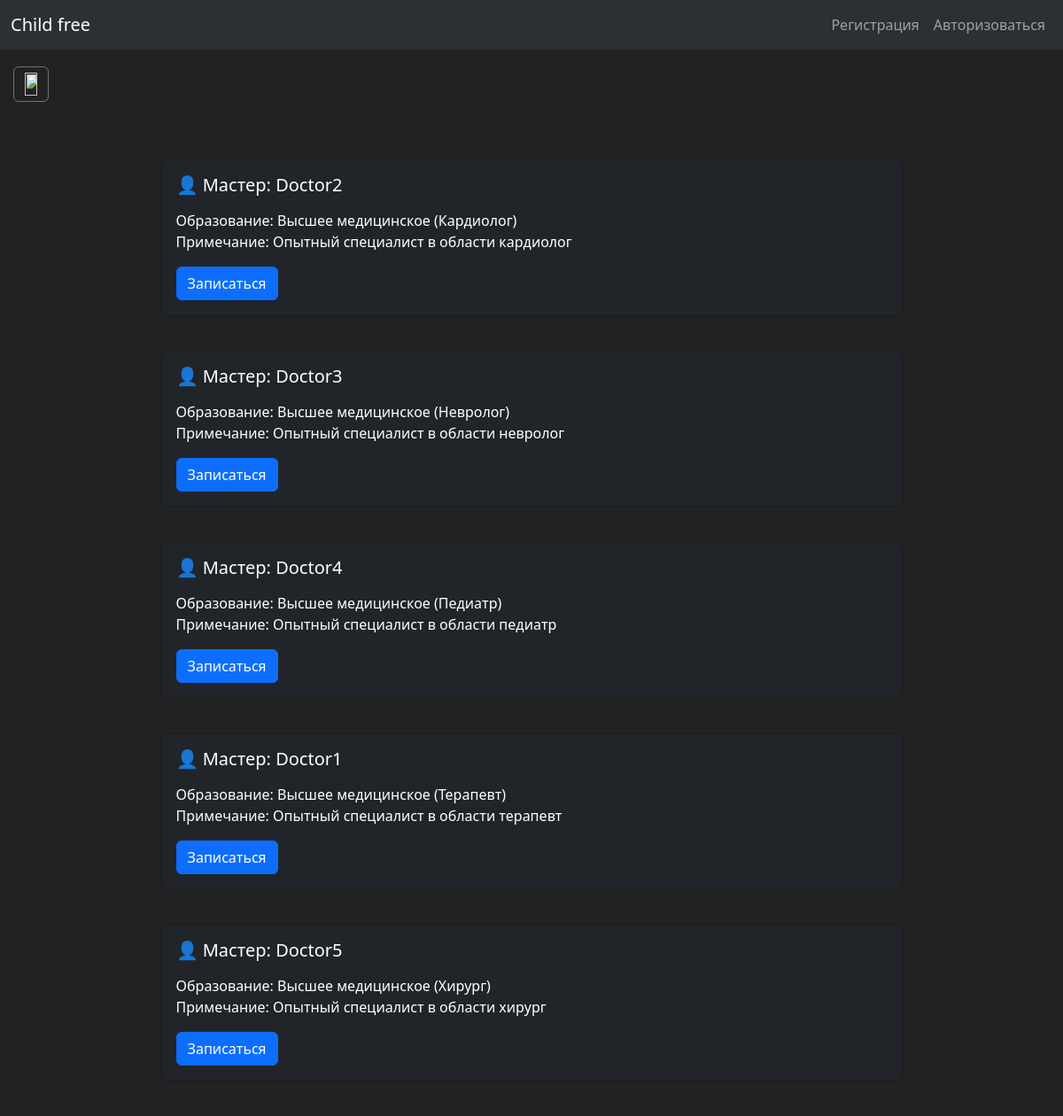
The app's page / (signed in) with its own data.
### mainapp/models.py (models this page shows, shortened)
class Staff(models.Model):
    login = models.CharField(max_length=255, unique=True)
    password = models.CharField(max_length=255)
    specialization = models.CharField(max_length=255, verbose_name='Должность')
    class Meta:
        db_table = 'staff'
        verbose_name = 'Врач'
        verbose_name_plural = 'Врачи'
        ordering = ['specialization', 'login']

class StaffInfo(models.Model):
    staff = models.OneToOneField(Staff, on_delete=models.CASCADE, related_name='info')
    education = models.TextField(blank=True, null=True, verbose_name='Образование')
    description = models.TextField(blank=True, null=True, verbose_name='Описание')
    class Meta:
        db_table = 'staff_info'
        verbose_name = 'Информация о враче'
        verbose_name_plural = 'Информация о врачах'

### mainapp/views.py (the view)
# urls.py: path('', views.index, name='index'),
@login_required(login_url='/login/')
def index(request):
    staff_list = Staff.objects.select_related('info').order_by('specialization', 'login')
    return render(request, 'main/main.html', {'staff_list': staff_list})

### templates/main/main.html (shortened to what this page needs)
{% extends 'main/index.html' %}
{% block content %}
<section class="py-4">
  <div class="container d-flex flex-column align-items-center gap-4">
    {% for staff in staff_list %}
<div class="card text-white bg-dark booking-card shadow-sm w-75 mb-3">
  <div class="card-body">
    <h5 class="card-title mb-3">👤 Мастер: {{ staff.login|capfirst }}</h5>
    <div class="booking-meta text-white">
      {% if staff.info %}
        <span class="item"> Образование: {{ staff.info.education|default:"не указано" }}</span>
      {% endif %}
    </div>
    {% if staff.info and staff.info.description %}
    <p class="booking-note text-white">
      Примечание: {{ staff.info.description }}
    </p>
    {% endif %}
    <div class="d-flex gap-2">
      <button type="button" class="btn btn-primary"
              data-bs-toggle="modal" data-bs-target="#bookingModal"
              data-doctor-id="{{ staff.id }}"
              data-doctor-name="{{ staff.login|capfirst }}">
        Записаться
      </button>
    </div>
  </div>
</div>
{% empty %}
<div class="alert alert-warning w-75">
  Врачей пока нет в базе данных.
</div>
{% endfor %}
{% endblock %}

### templates/main/index.html (shortened to what this page needs)
<!DOCTYPE html>
<html>
<html>
<head>
</head>
<body>
  <link href="https://cdn.jsdelivr.net/npm/bootstrap@5.3.8/dist/css/bootstrap.min.css" rel="stylesheet">
<nav class="navbar navbar-expand-lg bg-body-tertiary" data-bs-theme="dark">
  <div class="container-fluid">
    <a class="navbar-brand" href="#">Child free</a>
    <div class="collapse navbar-collapse" id="navbarScroll">
      <ul class="navbar-nav ms-auto my-2 my-lg-0 navbar-nav-scroll" style="--bs-scroll-height: 100px;">
        <li class="nav-item">
          <a class="nav-link" href="sign-up">Регистрация</a>
        </li>
        <li class="nav-item">
          <a class="nav-link" href="login_">Авторизоваться</a>
        </li>
      </ul>
    </div>
  </div>
</nav>
<button class="btn fixed-top  btn-outline-secondary curtain-btn"
        type="button"
        data-bs-toggle="offcanvas"
        data-bs-target="#offcanvasScrolling"
        aria-controls="offcanvasScrolling"
        >
  <img src="https://img.icons8.com/?size=100&id=quuyJoZCkYni&format=png&color=ffffff"
       style="width: 100%; height: 100%; object-fit: contain;" />
</button>
<section>
    {% block content %}
    {% endblock %}
</section>
</body>
</html>

### templates/main/index.html (style rules this page uses)
body { --bs-body-bg:rgb(34, 34, 34); height: 100vh; }
section { padding-top: 100px; display: flex; flex-direction: column; flex-wrap: nowrap; justify-content: flex-start; align-items: center; gap: 30px; width: 100%; min-height: 100vh; background-color: rgb(34, 34, 34); }
.curtain-btn { position: fixed !important; margin-top: 75px; margin-left: 15px; z-index: 1046; width: 40px; height: 40px; padding: 5px; display: flex; align-items: center; justify-content: center; }
.curtain-btn img { width: 100%; height: 100%; object-fit: contain; display: block; }

### records on screen
Staff: login "Doctor2", info.education "Высшее медицинское (Кардиолог)", info.description "Опытный специалист в области кардиолог"
Staff: login "Doctor3", info.education "Высшее медицинское (Невролог)", info.description "Опытный специалист в области невролог"
Staff: login "Doctor4", info.education "Высшее медицинское (Педиатр)", info.description "Опытный специалист в области педиатр"
Staff: login "Doctor1", info.education "Высшее медицинское (Терапевт)", info.description "Опытный специалист в области терапевт"
Staff: login "Doctor5", info.education "Высшее медицинское (Хирург)", info.description "Опытный специалист в области хирург"
